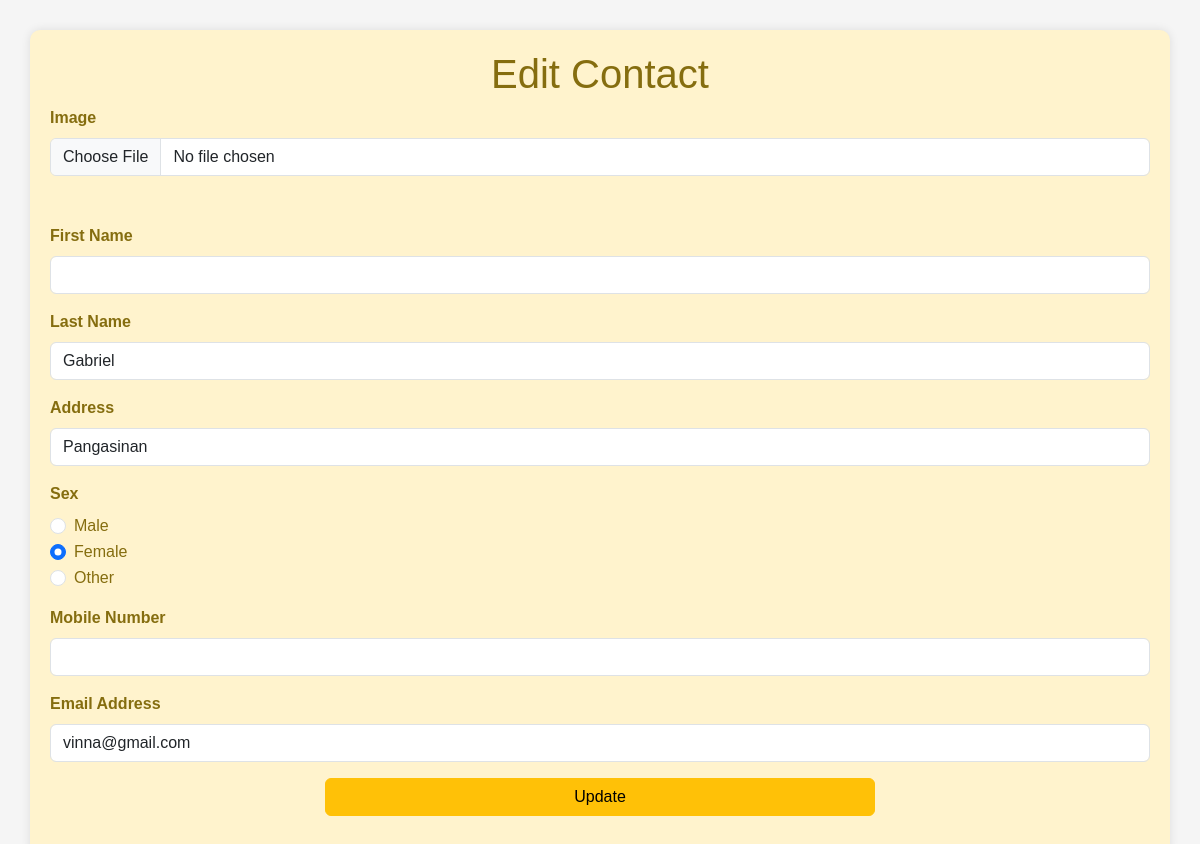
The page /edit.php?id=21 on the database its author committed.
### tables this page shows
CREATE TABLE `contactorg` (
  `userID` int(100) NOT NULL,
  `firstName` varchar(100) NOT NULL,
  `lastName` varchar(100) NOT NULL,
  `sex` varchar(100) NOT NULL,
  `address` varchar(100) NOT NULL,
  `mobileNum` int(100) NOT NULL,
  `email` varchar(100) NOT NULL,
  `image` varchar(100) NOT NULL
);

### edit.php (the view, shortened to what this page needs)
<!DOCTYPE html>
<html lang="en">
<head>
    <link href="https://cdn.jsdelivr.net/npm/bootstrap@5.3.2/dist/css/bootstrap.min.css" rel="stylesheet">
    <link rel="stylesheet" href="https://cdnjs.cloudflare.com/ajax/libs/font-awesome/5.15.3/css/all.min.css">
</head>
<body>
    <?php
    require 'config.php';
    $id = 0;
    if (isset($_GET['id'])) {
        $id = $_GET['id'];
    } else {
        header("Refresh:2;url=index.php");
    }
    $sql = "SELECT * FROM contactOrg WHERE userID=$id";
    $container = $conn->query($sql);
    if ($container->num_rows > 0) {
        $data = $container->fetch_assoc();
    } else {
        echo "Record not found.";
        exit;
    }
    ?>
    <div class="container bg-warning-subtle">
        <h1 class="center">Edit Contact</h1>
        <form action="edit.php" method="POST" enctype="multipart/form-data">
            <div class="mb-3">
                <div id="round" name="imgholder" class="mb-5">
                    <label for="picture" class="form-label">Image</label>
                    <input type="file" class="form-control" id="pic" name="pic" accept="image/jpeg, image/jpg, image/png">
                </div>
                <label for="firstname" class="form-label">First Name</label>
                <input type="text" class="form-control" id="firstName" name="firstName" value="<?php echo $data['firstName']; ?>" pattern="[A-Za-z]+" title="Please enter a valid first name (letters only)" required>
            </div>
            <div class="mb-3">
                <label for="lastname" class="form-label">Last Name</label>
                <input type="text" class="form-control" id="lastName" name="lastName" value="<?php echo $data['lastName']; ?>" pattern="[A-Za-z]+" title="Please enter a valid last name (letters only)" required>
            </div>
            <div class="mb-3">
                <label for="address" class="form-label">Address</label>
                <input type="text" class="form-control" id="address" name="address" value="<?php echo $data['address']; ?>" required>
            </div>
            <div class="mb-3">
                <label class="form-label">Sex</label><br>
                <div class="form-check">
                    <input class="form-check-input" type="radio" id="male" name="sex" value="Male" <?php if ($data['sex'] == 'Male') echo 'checked'; ?> required>
                    <label class="form-check-label" for="male">Male</label>
                </div>
                <div class="form-check">
                    <input class="form-check-input" type="radio" id="female" name="sex" value="Female" <?php if ($data['sex'] == 'Female') echo 'checked'; ?>>
                    <label class="form-check-label" for="female">Female</label>
                </div>
                <div class="form-check">
                    <input class="form-check-input" type="radio" id="other" name="sex" value="Other" <?php if ($data['sex'] == 'Other') echo 'checked'; ?>>
                    <label class="form-check-label" for="other">Other</label>
                </div>
            </div>
            <div class="mb-3">
                <label for="mobile" class="form-label">Mobile Number</label>
                <input type="number" class="form-control" id="mobileNum" name="mobileNum" value="<?php echo $data['mobileNumber']; ?>" required>
            </div>
            <div class="mb-3">
                <label for="email" class="form-label">Email Address</label>
                <input type="email" class="form-control" id="email" name="email" value="<?php echo $data['email']; ?>" required>
            </div>
            <div class="text-center">
                <button type="submit" class="btn btn-warning w-50 btn-update" name="update">Update</button>
            </div>
        </form>
    </div>
</body>
</html>

### edit.php (style rules this page uses)
body { background-color: #f5f5f5; }
.container { background-color: #fff; border-radius: 8px; padding: 20px; box-shadow: 0 0 10px rgba(0, 0, 0, 0.1); margin-top: 30px; }
h1 { font-family: Arial, sans-serif; color: #856d0f; }
.container { padding: 20px; border-radius: 10px; font-family: Arial, sans-serif; color: #856d0f; }
.form-label { font-weight: bold; }
.center { text-align: center; }
.form-check-label { font-weight: normal; }
.btn-update { margin-bottom: 20px; }

### rows shown on the page
contactorg: lastName "Gabriel", address "Pangasinan", sex "☐ Male", sex "☑ Female", sex "☐ Other", email "vinna@gmail.com"
